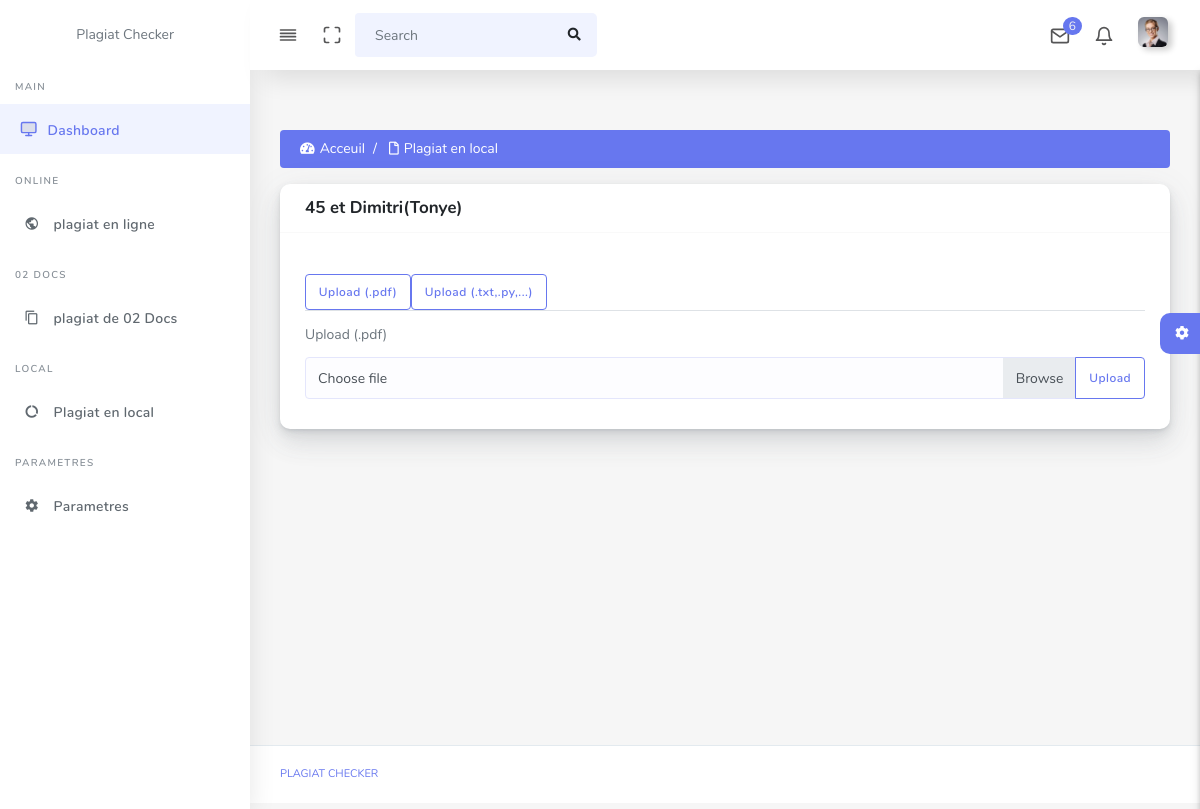
Before: /plagiatLocals/ with the older database file.
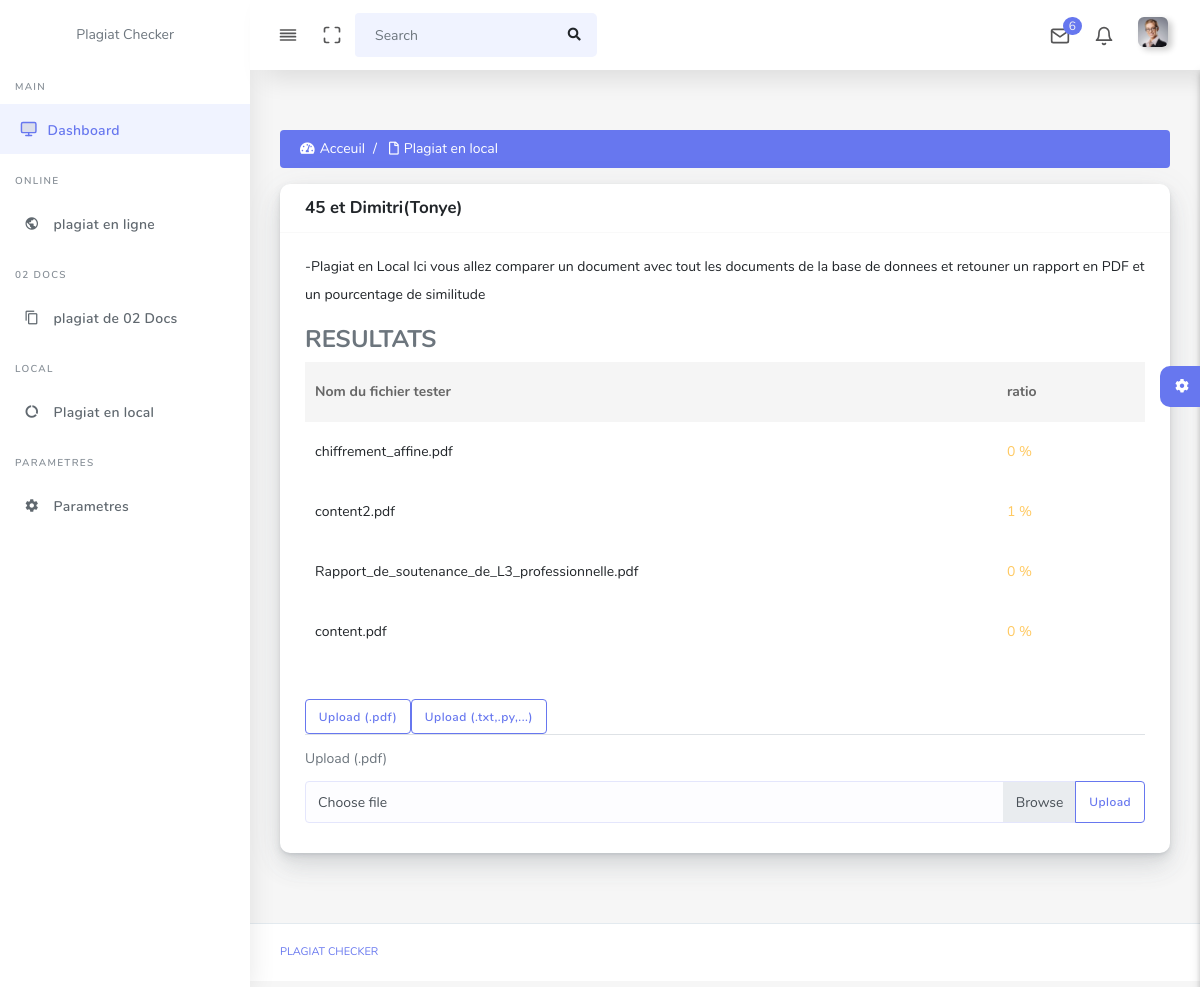
After: the same page with the newer database file.
### plagiatLocal/models.py (models this page shows)
class Rapport(models.Model):
    nomdoc = models.CharField(max_length=200)
    nomtest = models.CharField(max_length=200)
    color = models.CharField(max_length=200)
    ratio = models.IntegerField()
    idtest = models.IntegerField()
    class Meta:
        db_table = "rapport"

### plagiatLocal/views.py (the view)
# urls.py: path("plagiatLocals/", plagiatLocalResponse ,name="resultat"),
def plagiatLocalResponse(request):
    rapport_list = Rapport.objects.all()
    n='0'
    context = {
                'resultats': rapport_list
            }
    return render(request, "locale/results.html",context)

### plagiatLocal/templates/locale/results.html (shortened to what this page needs)
{% extends 'main-layout.html' %}
    {% load static %}
{% block content %}
    <div class="row">
        <div class="col-12">
            <nav aria-label="breadcrumb">
                <ol class="breadcrumb bg-primary text-white-all">
                <li class="breadcrumb-item"><a href="{% url 'index' %}"><i class="fas fa-tachometer-alt"></i>Acceuil</a></li>
                <li class="breadcrumb-item active" aria-current="page"><a href="#"><i class="far fa-file"></i>Plagiat en local</a></li>
                </ol>
            </nav>
        </div>
    </div>
    <div class="row clearfix">
        <div class="col-lg-12 col-md-12 col-sm-12 col-xs-12">
            <div class="card">
                <div class="card-header">
                        <h4>45 et Dimitri(Tonye)</h4>
                </div>
            <div class="card-body">
                {% if resultats %}
                <p >
                    -Plagiat en Local
                        Ici vous allez comparer un document avec tout les documents de la base de donnees et retouner un rapport en PDF et un pourcentage de similitude
                    </p>
                    <h4 class="modal-header-title">RESULTATS </h4>
                    <div class="row">
            <div class="col-md-12">
                <div class="table-wrap">
                    <table class="table">
                        <thead class="thead-dark">
                            <tr>
                                <th>Nom du fichier tester</th>
                                <th>ratio</th>
                                <th>&nbsp;</th>
                            </tr>
                        </thead>
                        <tbody>
                        {% for resultat in resultats %}
                                <tr>
                                    <td> {{ resultat.nomtest }} </td>
                                    <td><font COLOR=" {{ resultat.color }} " > <d>{{ resultat.ratio }} % </b></font></td>
                                </tr>
                        {% endfor %}
                        </tbody>
                    </table>
                </div>
                </div>
            </div>
            {% endif %}
        <nav>
            <div class="nav nav-tabs" id="nav-tab" role="tablist">
              <button class="btn btn-outline-primary"  id="nav-home-tab" data-toggle="tab" data-target="#nav-home" type="button" role="tab" aria-controls="nav-home" aria-selected="true">Upload (.pdf)</button>
              <button class="btn btn-outline-primary" id="nav-profile-tab" data-toggle="tab" data-target="#nav-profile" type="button" role="tab" aria-controls="nav-profile" aria-selected="false">Upload (.txt,.py,...)</button>
            </div>
          </nav>
          <div class="tab-content" id="nav-tabContent">
            <div class="tab-pane fade show active" id="nav-home" role="tabpanel" aria-labelledby="nav-home-tab">
                <form method = "POST" class="post-form" action = "{% url 'envoifichier' %}" enctype="multipart/form-data">
                    <label class="form-label" for="customFile"> Upload (.pdf)</label>
                    <div class="input-group">
                      <div class="custom-file">
                        <label class="custom-file-label" for="inputGroupFile04">Choose file</label>
                      </div>
                        <div class="input-group-append">
                          <button type="submit" class="btn btn-outline-primary" type="button" id="inputGroupFileAddon04">Upload</button>
                        </div>
                    </div>
                </form>
            </div>
          </div>
            </div>
            </div>
        </div>
    </div>
{% endblock %}

### PlagiatChecker/templates/main-layout.html (shortened to what this page needs)
{% load static %}
<!DOCTYPE html>
<html lang="fr">
<head>
  <link rel="stylesheet" href="{% static 'assets/css/app.min.css' %}">
  <link rel="stylesheet" href="{% static 'assets/css/style.css' %}">
  <link rel="stylesheet" href="{% static 'assets/css/components.css' %}">
  <link rel="stylesheet" href="{% static 'assets/css/custom.css' %}">
</head>
<body>
  <div id="app">
    <div class="main-wrapper main-wrapper-1">
      <div class="navbar-bg"></div>
      <nav class="navbar navbar-expand-lg main-navbar sticky">
        <div class="form-inline mr-auto">
          <ul class="navbar-nav mr-3">
            <li><a href="#" data-toggle="sidebar" class="nav-link nav-link-lg
									collapse-btn"> <i data-feather="align-justify"></i></a></li>
            <li><a href="#" class="nav-link nav-link-lg fullscreen-btn">
                <i data-feather="maximize"></i>
              </a></li>
            <li>
              <form class="form-inline mr-auto">
                <div class="search-element">
                  <input class="form-control" type="search" placeholder="Search" aria-label="Search" data-width="200">
                  <button class="btn" type="submit">
                    <i class="fas fa-search"></i>
                  </button>
                </div>
              </form>
            </li>
          </ul>
        </div>
        <ul class="navbar-nav navbar-right">
          <li class="dropdown dropdown-list-toggle"><a href="#" data-toggle="dropdown"
              class="nav-link nav-link-lg message-toggle"><i data-feather="mail"></i>
              <span class="badge headerBadge1">
                6 </span> </a>
          </li>
          <li class="dropdown dropdown-list-toggle"><a href="#" data-toggle="dropdown"
              class="nav-link notification-toggle nav-link-lg"><i data-feather="bell" class="bell"></i>
            </a>
          </li>
          <li class="dropdown"><a href="#" data-toggle="dropdown"
              class="nav-link dropdown-toggle nav-link-lg nav-link-user"> <img alt="image" src="{% static 'assets/img/user.png' %}"
                class="user-img-radious-style"> </a>
          </li>
        </ul>
      </nav>
      <div class="main-sidebar sidebar-style-2">
        <aside id="sidebar-wrapper">
          <div class="sidebar-brand">
                 <span class="logo-name">Plagiat Checker</span>
          </div>
          <ul class="sidebar-menu">
            <li class="menu-header">Main</li>
            <li class="dropdown active">
              <a href="{% url 'index' %}" class="nav-link"><i data-feather="monitor"></i><span>Dashboard</span></a>
            </li>
            <li class="menu-header">Online</li>
            <li><a class="nav-link" href="{% url 'plagiatOnline' %}"><i class="material-icons">public</i><span>plagiat en ligne</span></a></li>
            <li class="menu-header">02 Docs</li>
            <li><a class="nav-link" href="{% url 'plagiatDocument' %}"><i class="material-icons">content_copy</i><span>plagiat de 02 Docs</span></a></li>
            <li class="menu-header">Local</li>
            <li><a class="nav-link" href="{% url 'plagiatLocal' %}"><i class="material-icons">data_usage</i><span>Plagiat en local</span></a></li>
            <li class="menu-header">Parametres</li>
            <li><a class="nav-link" href="#"><i class="material-icons">settings</i><span>Parametres</span></a></li>
          </ul>
        </aside>
      </div>
      <div class="main-content">
            {% block content %}
            {% endblock %}
      </div>
        <div class="settingSidebar">
          <a href="javascript:void(0)" class="settingPanelToggle"> <i class="fa fa-spin fa-cog"></i>
          </a>
        </div>
      </div>
      <footer class="main-footer">
        <div class="footer-left">
          <a href="#">Plagiat Checker</a></a>
        </div>
      </footer>
    </div>
</body>
</html>

Changed rows visible on the page:
added Rapport: nomtest "chiffrement_affine.pdf", ratio "0"
added Rapport: nomtest "content2.pdf", ratio "1"
added Rapport: nomtest "Rapport_de_soutenance_de_L3_professionnelle.pdf", ratio "0"
added Rapport: nomtest "content.pdf", ratio "0"
Other visible differences:
text now shown: "-Plagiat en Local Ici vous allez comparer un document avec tout les documents de la base de donnees et retouner un rapport en PDF et un pourcentage de similitude RESULTATS Nom du fichier tester ratio"
